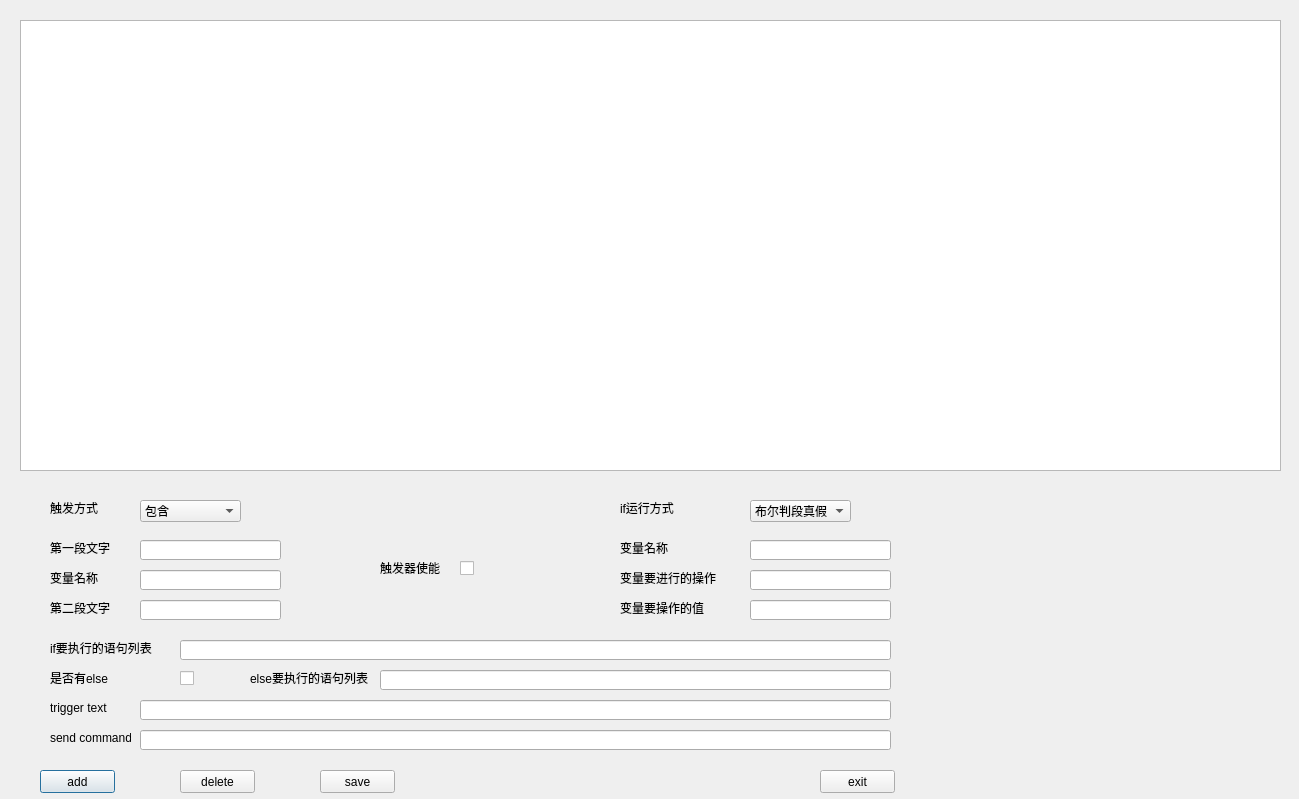
<?xml version="1.0" encoding="UTF-8"?>
<ui version="4.0">
 <class>DialogTrigger</class>
 <widget class="QDialog" name="DialogTrigger">
  <property name="geometry">
   <rect>
    <x>0</x>
    <y>0</y>
    <width>1299</width>
    <height>799</height>
   </rect>
  </property>
  <property name="windowTitle">
   <string>Dialog</string>
  </property>
  <widget class="QLabel" name="label">
   <property name="geometry">
    <rect>
     <x>50</x>
     <y>700</y>
     <width>81</width>
     <height>16</height>
    </rect>
   </property>
   <property name="text">
    <string>trigger text</string>
   </property>
  </widget>
  <widget class="QPushButton" name="pushButton_add">
   <property name="geometry">
    <rect>
     <x>40</x>
     <y>770</y>
     <width>75</width>
     <height>23</height>
    </rect>
   </property>
   <property name="text">
    <string>add</string>
   </property>
  </widget>
  <widget class="QPushButton" name="pushButton_save">
   <property name="geometry">
    <rect>
     <x>320</x>
     <y>770</y>
     <width>75</width>
     <height>23</height>
    </rect>
   </property>
   <property name="text">
    <string>save</string>
   </property>
  </widget>
  <widget class="QLabel" name="label_2">
   <property name="geometry">
    <rect>
     <x>50</x>
     <y>730</y>
     <width>81</width>
     <height>16</height>
    </rect>
   </property>
   <property name="text">
    <string>send command</string>
   </property>
  </widget>
  <widget class="QTableView" name="tableView">
   <property name="geometry">
    <rect>
     <x>20</x>
     <y>20</y>
     <width>1261</width>
     <height>451</height>
    </rect>
   </property>
  </widget>
  <widget class="QLineEdit" name="lineEdit_triggerTxt">
   <property name="geometry">
    <rect>
     <x>140</x>
     <y>700</y>
     <width>751</width>
     <height>20</height>
    </rect>
   </property>
  </widget>
  <widget class="QPushButton" name="pushButton_exit">
   <property name="geometry">
    <rect>
     <x>820</x>
     <y>770</y>
     <width>75</width>
     <height>23</height>
    </rect>
   </property>
   <property name="text">
    <string>exit</string>
   </property>
  </widget>
  <widget class="QLineEdit" name="lineEdit_sendCommandList">
   <property name="geometry">
    <rect>
     <x>140</x>
     <y>730</y>
     <width>751</width>
     <height>20</height>
    </rect>
   </property>
  </widget>
  <widget class="QPushButton" name="pushButton_del">
   <property name="geometry">
    <rect>
     <x>180</x>
     <y>770</y>
     <width>75</width>
     <height>23</height>
    </rect>
   </property>
   <property name="text">
    <string>delete</string>
   </property>
  </widget>
  <widget class="QLabel" name="label_3">
   <property name="geometry">
    <rect>
     <x>380</x>
     <y>560</y>
     <width>61</width>
     <height>16</height>
    </rect>
   </property>
   <property name="text">
    <string>触发器使能</string>
   </property>
  </widget>
  <widget class="QCheckBox" name="checkBox_enable">
   <property name="geometry">
    <rect>
     <x>460</x>
     <y>560</y>
     <width>51</width>
     <height>16</height>
    </rect>
   </property>
   <property name="text">
    <string/>
   </property>
  </widget>
  <widget class="QComboBox" name="comboBox_type">
   <property name="geometry">
    <rect>
     <x>140</x>
     <y>500</y>
     <width>101</width>
     <height>22</height>
    </rect>
   </property>
   <item>
    <property name="text">
     <string>包含</string>
    </property>
   </item>
   <item>
    <property name="text">
     <string>行首</string>
    </property>
   </item>
   <item>
    <property name="text">
     <string>行尾</string>
    </property>
   </item>
   <item>
    <property name="text">
     <string>包含变量赋值</string>
    </property>
   </item>
  </widget>
  <widget class="QLabel" name="label_4">
   <property name="geometry">
    <rect>
     <x>50</x>
     <y>500</y>
     <width>61</width>
     <height>16</height>
    </rect>
   </property>
   <property name="text">
    <string>触发方式</string>
   </property>
  </widget>
  <widget class="QLineEdit" name="lineEdit_txt1">
   <property name="geometry">
    <rect>
     <x>140</x>
     <y>540</y>
     <width>141</width>
     <height>20</height>
    </rect>
   </property>
  </widget>
  <widget class="QLineEdit" name="lineEdit_txt2">
   <property name="geometry">
    <rect>
     <x>140</x>
     <y>600</y>
     <width>141</width>
     <height>20</height>
    </rect>
   </property>
  </widget>
  <widget class="QLineEdit" name="lineEdit_var_name">
   <property name="geometry">
    <rect>
     <x>140</x>
     <y>570</y>
     <width>141</width>
     <height>20</height>
    </rect>
   </property>
  </widget>
  <widget class="QLabel" name="label_5">
   <property name="geometry">
    <rect>
     <x>50</x>
     <y>540</y>
     <width>71</width>
     <height>16</height>
    </rect>
   </property>
   <property name="text">
    <string>第一段文字</string>
   </property>
  </widget>
  <widget class="QLabel" name="label_6">
   <property name="geometry">
    <rect>
     <x>50</x>
     <y>570</y>
     <width>71</width>
     <height>16</height>
    </rect>
   </property>
   <property name="text">
    <string>变量名称</string>
   </property>
  </widget>
  <widget class="QLabel" name="label_7">
   <property name="geometry">
    <rect>
     <x>50</x>
     <y>600</y>
     <width>71</width>
     <height>16</height>
    </rect>
   </property>
   <property name="text">
    <string>第二段文字</string>
   </property>
  </widget>
  <widget class="QLabel" name="label_8">
   <property name="geometry">
    <rect>
     <x>620</x>
     <y>500</y>
     <width>71</width>
     <height>16</height>
    </rect>
   </property>
   <property name="text">
    <string>if运行方式</string>
   </property>
  </widget>
  <widget class="QComboBox" name="comboBox_if_mode">
   <property name="geometry">
    <rect>
     <x>750</x>
     <y>500</y>
     <width>101</width>
     <height>22</height>
    </rect>
   </property>
   <item>
    <property name="text">
     <string>布尔判段真假</string>
    </property>
   </item>
   <item>
    <property name="text">
     <string>数值运算</string>
    </property>
   </item>
   <item>
    <property name="text">
     <string>字符串相等</string>
    </property>
   </item>
   <item>
    <property name="text">
     <string>无变量直接执行</string>
    </property>
   </item>
  </widget>
  <widget class="QLabel" name="label_9">
   <property name="geometry">
    <rect>
     <x>620</x>
     <y>600</y>
     <width>101</width>
     <height>16</height>
    </rect>
   </property>
   <property name="text">
    <string>变量要操作的值</string>
   </property>
  </widget>
  <widget class="QLineEdit" name="lineEdit_if_var_oprate">
   <property name="geometry">
    <rect>
     <x>750</x>
     <y>570</y>
     <width>141</width>
     <height>20</height>
    </rect>
   </property>
  </widget>
  <widget class="QLineEdit" name="lineEdit_if_var_name">
   <property name="geometry">
    <rect>
     <x>750</x>
     <y>540</y>
     <width>141</width>
     <height>20</height>
    </rect>
   </property>
  </widget>
  <widget class="QLabel" name="label_10">
   <property name="geometry">
    <rect>
     <x>620</x>
     <y>570</y>
     <width>101</width>
     <height>16</height>
    </rect>
   </property>
   <property name="text">
    <string>变量要进行的操作</string>
   </property>
  </widget>
  <widget class="QLineEdit" name="lineEdit_if_var_oprate_value">
   <property name="geometry">
    <rect>
     <x>750</x>
     <y>600</y>
     <width>141</width>
     <height>20</height>
    </rect>
   </property>
  </widget>
  <widget class="QLabel" name="label_11">
   <property name="geometry">
    <rect>
     <x>620</x>
     <y>540</y>
     <width>71</width>
     <height>16</height>
    </rect>
   </property>
   <property name="text">
    <string>变量名称</string>
   </property>
  </widget>
  <widget class="QLineEdit" name="lineEdit_cmdList">
   <property name="geometry">
    <rect>
     <x>180</x>
     <y>640</y>
     <width>711</width>
     <height>20</height>
    </rect>
   </property>
  </widget>
  <widget class="QLabel" name="label_12">
   <property name="geometry">
    <rect>
     <x>50</x>
     <y>640</y>
     <width>121</width>
     <height>16</height>
    </rect>
   </property>
   <property name="text">
    <string>if要执行的语句列表</string>
   </property>
  </widget>
  <widget class="QCheckBox" name="checkBox_else_enable">
   <property name="geometry">
    <rect>
     <x>180</x>
     <y>670</y>
     <width>51</width>
     <height>16</height>
    </rect>
   </property>
   <property name="text">
    <string/>
   </property>
  </widget>
  <widget class="QLabel" name="label_13">
   <property name="geometry">
    <rect>
     <x>50</x>
     <y>670</y>
     <width>71</width>
     <height>16</height>
    </rect>
   </property>
   <property name="text">
    <string>是否有else</string>
   </property>
  </widget>
  <widget class="QLabel" name="label_14">
   <property name="geometry">
    <rect>
     <x>250</x>
     <y>670</y>
     <width>121</width>
     <height>16</height>
    </rect>
   </property>
   <property name="text">
    <string>else要执行的语句列表</string>
   </property>
  </widget>
  <widget class="QLineEdit" name="lineEdit_else_cmdList">
   <property name="geometry">
    <rect>
     <x>380</x>
     <y>670</y>
     <width>511</width>
     <height>20</height>
    </rect>
   </property>
  </widget>
 </widget>
 <resources/>
 <connections/>
</ui>
